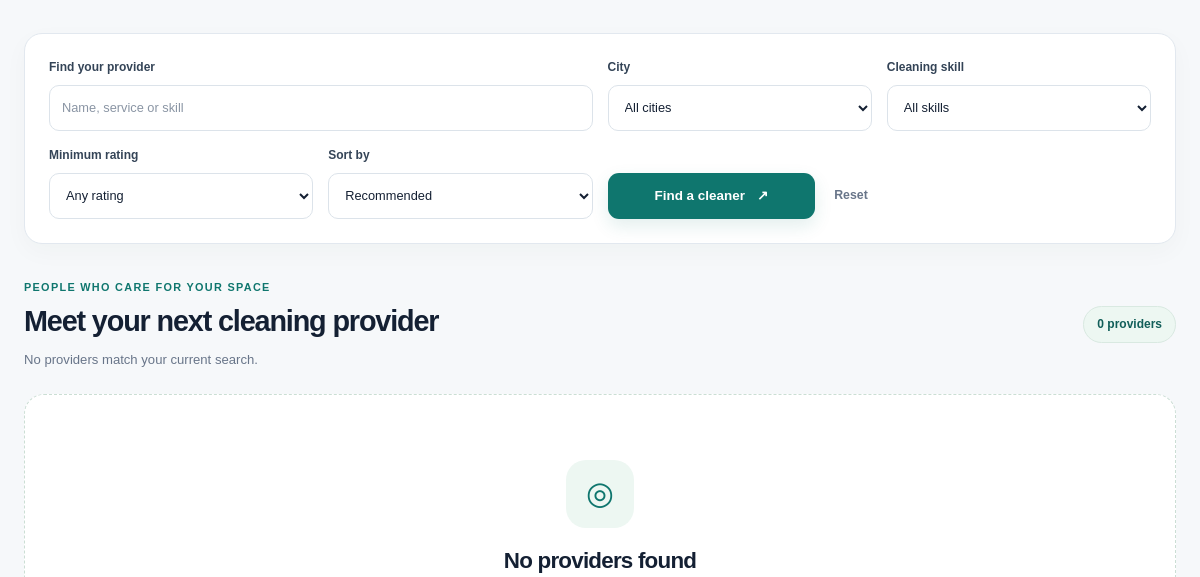
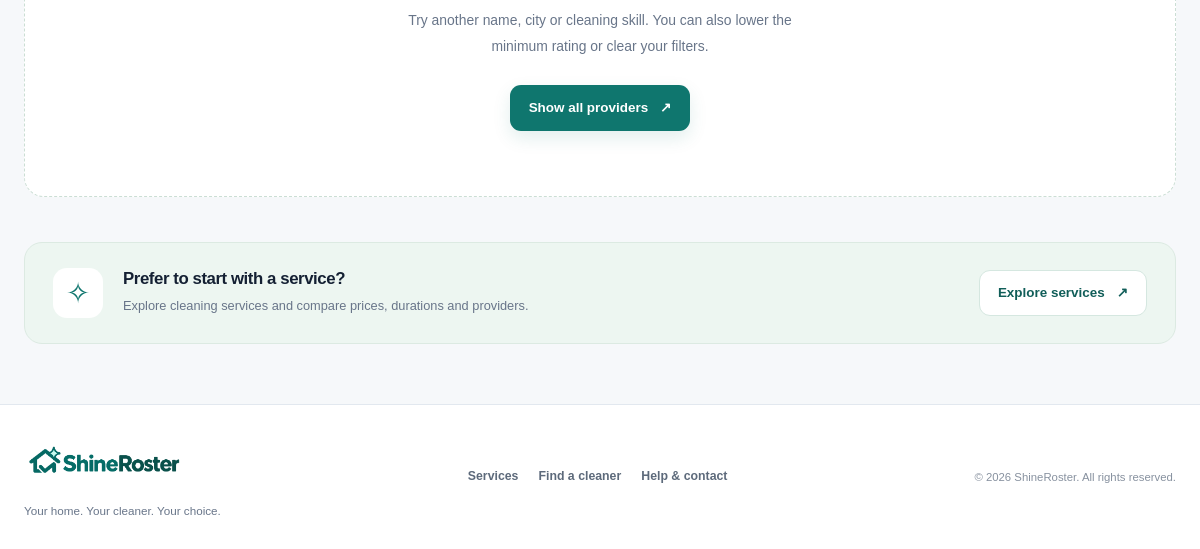
Page /providers.php (lower part) on the earlier database version (2 pictures, top to bottom).
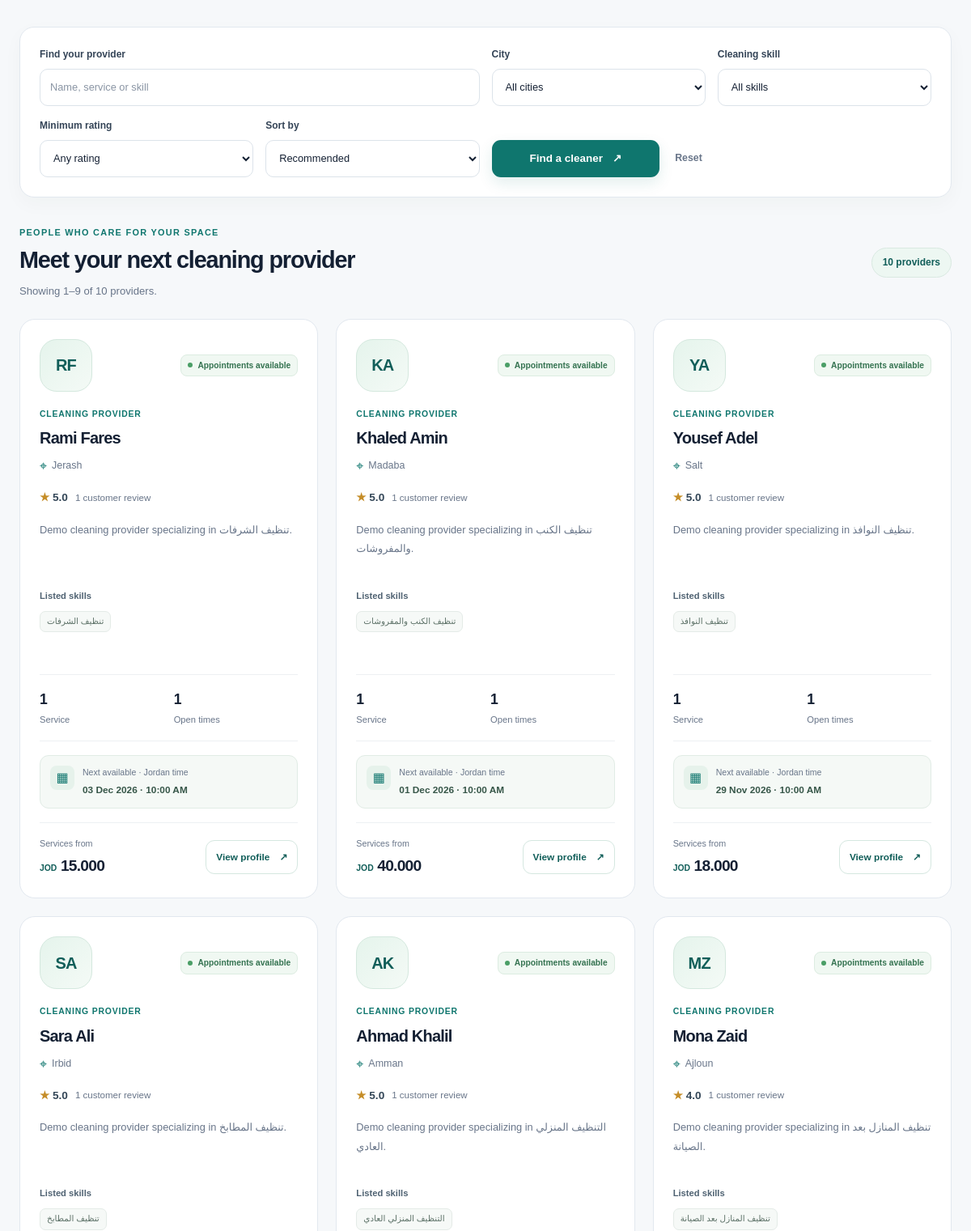
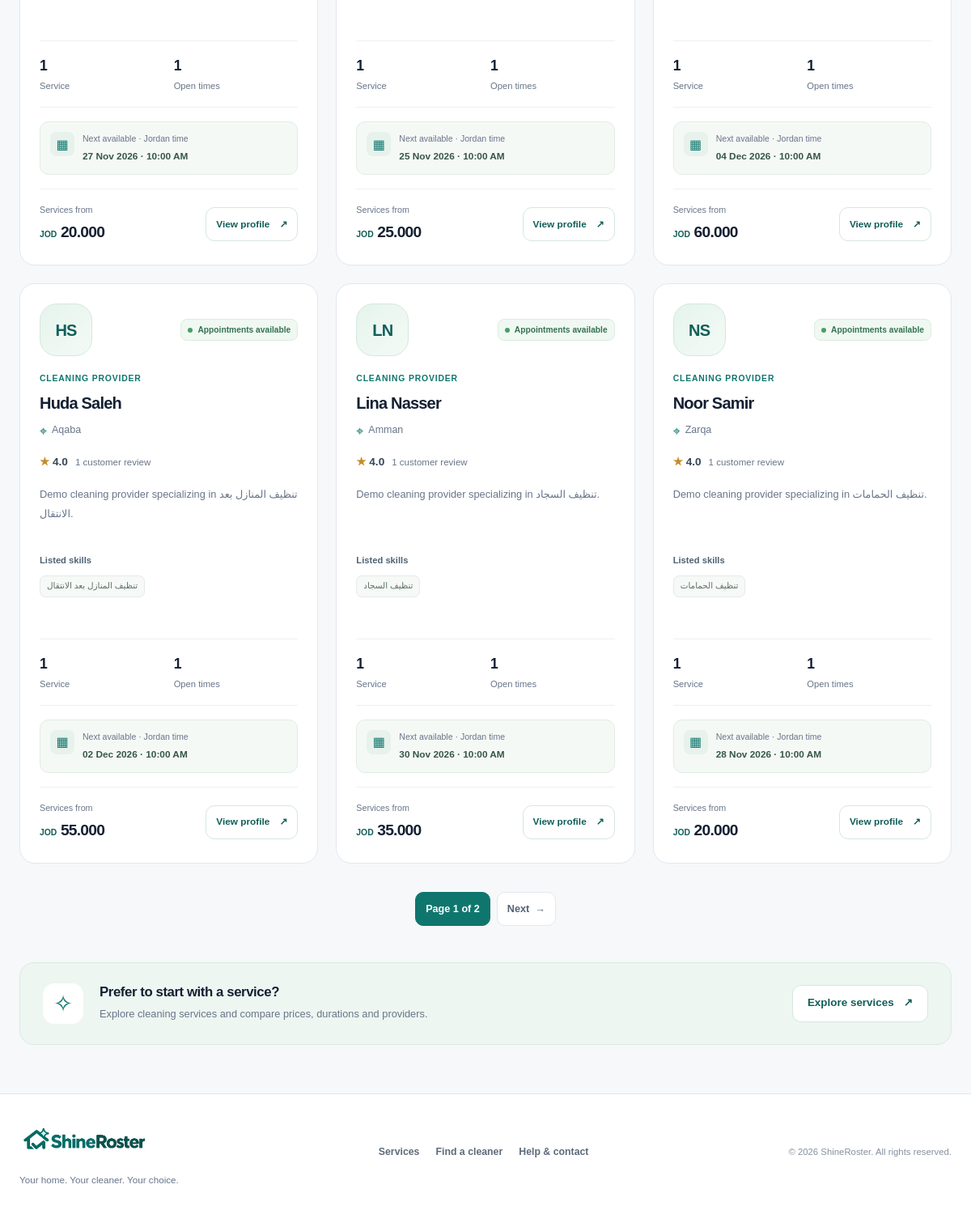
Same page on the later database version (2 pictures, top to bottom).
### tables this page shows
CREATE TABLE users (
    id INT UNSIGNED AUTO_INCREMENT PRIMARY KEY,
    full_name VARCHAR(100) NOT NULL,
    email VARCHAR(190) NOT NULL UNIQUE,
    phone VARCHAR(20) NOT NULL,
    password_hash VARCHAR(255) NOT NULL,
    role VARCHAR(20) NOT NULL DEFAULT 'customer',
    is_active TINYINT NOT NULL DEFAULT 1,
    created_at DATETIME NOT NULL DEFAULT CURRENT_TIMESTAMP,
    updated_at DATETIME NOT NULL DEFAULT CURRENT_TIMESTAMP ON UPDATE CURRENT_TIMESTAMP
);

### providers.php (the view, shortened to what the changed rows need)
<?php
require_once __DIR__ . '/includes/init.php';
$search = inputText($_GET, 'search', 120);
$city = inputText($_GET, 'city', 100);
$sort = inputText($_GET, 'sort', 30);
$ratingValue = inputText($_GET, 'rating', 10);
$allowedSorts = ['recommended', 'rating', 'price_low', 'price_high', 'newest'];
if (!in_array($sort, $allowedSorts, true)) {
    $sort = 'recommended';
}
$allowedRatings = ['0', '3', '4', '4.5'];
if (!in_array($ratingValue, $allowedRatings, true)) {
    $ratingValue = '0';
}
$minimumRating = (float) $ratingValue;
if (isset($_GET['skill_id'])) {
    $skillId = filter_var($_GET['skill_id'], FILTER_VALIDATE_INT, [
        'options' => ['min_range' => 1]
    ]);
} else {
    $skillId = filter_var(null, FILTER_VALIDATE_INT, [
        'options' => ['min_range' => 1]
    ]);
}
if ($skillId === false) {
    $skillId = 0;
} else {
    $skillId = (int) $skillId;
}
if (isset($_GET['page'])) {
    $page = filter_var($_GET['page'], FILTER_VALIDATE_INT, ['options' => ['min_range' => 1]]);
} else {
    $page = filter_var(null, FILTER_VALIDATE_INT, ['options' => ['min_range' => 1]]);
}
if ($page === false) {
    $page = 1;
} else {
    $page = max(1, (int) $page);
}
$directory = new ProviderDirectory($db);
$cities = $directory->getCities();
$result = $directory->search($search, $city, $skillId, $minimumRating, $sort, $page);
$providers = $result['providers'];
$total = $result['total'];
$page = $result['page'];
$pages = $result['pages'];
$perPage = $result['per_page'];
if ($total > 0) {
    $firstResult = ($page - 1) * $perPage + 1;
} else {
    $firstResult = 0;
}
$lastResult = min($page * $perPage, $total);
function pageUrl($targetPage, $search, $city, $skillId, $ratingValue, $sort)
{
    $query = [
        'sort' => $sort,
        'page' => $targetPage
    ];
    return 'providers.php?' . http_build_query($query);
}
?>
<!DOCTYPE html>
<html lang="en">
<head>
    <link rel="stylesheet" href="css/style.css">
    <link rel="stylesheet" href="css/services.css">
    <link rel="stylesheet" href="css/providers.css">
</head>
<body class="services-page providers-page">
    <main id="directory-main">
        <section
            class="catalog-section"
            id="provider-results"
            aria-labelledby="provider-results-title"
        >
            <div class="catalog-container">
                <div class="catalog-results-heading">
                    <div>
                        <span class="catalog-eyebrow">
                            People who care for your space
                        </span>
                        <h2 id="provider-results-title">
                            Meet your next cleaning provider
                        </h2>
                        <p>
                            <?php if ($total > 0): ?>
                                Showing <?= $firstResult ?>–<?= $lastResult ?>
                                of <?= $total ?>
                                <?php if ($total === 1) {
                                    echo 'provider';
                                } else {
                                    echo 'providers';
                                } ?>.
                            <?php else: ?>
                                No providers match your current search.
                            <?php endif; ?>
                        </p>
                    </div>
                    <span class="catalog-results-count">
                        <?= $total ?>
                        <?php if ($total === 1) {
                            echo 'provider';
                        } else {
                            echo 'providers';
                        } ?>
                    </span>
                </div>
                <?php if ($providers): ?>
                    <div class="catalog-grid directory-grid">
                        <?php foreach ($providers as $provider): ?>
                            <?php
                            $nameParts = explode(' ', trim($provider['full_name']));
                            $initials = '';
                            if ($nameParts) {
                                $initials = mb_substr($nameParts[0], 0, 1, 'UTF-8');
                                if (count($nameParts) > 1) {
                                    $initials .= mb_substr(
                                        $nameParts[count($nameParts) - 1],
                                        0,
                                        1,
                                        'UTF-8'
                                    );
                                }
                            }
                            $initials = mb_strtoupper($initials, 'UTF-8');
                            $reviewCount = (int) $provider['review_count'];
                            $serviceCount = (int) $provider['service_count'];
                            $availableCount = (int) $provider['available_count'];
                            $visibleSkills = array_slice($provider['skills'], 0, 3);
                            $bio = trim((string) $provider['bio']);
                            $profileUrl = 'provider-details.php?id=' . (int) $provider['id'];
                            if ($provider['next_appointment']) {
                                $nextAppointment = strtotime($provider['next_appointment']);
                            } else {
                                $nextAppointment = null;
                            }
                            ?>
                            <article class="catalog-card directory-card">
                                <div class="directory-card-top">
                                    <span
                                        class="directory-avatar"
                                        aria-hidden="true"
                                    >
                                        <?= escapeHtml($initials) ?>
                                    </span>
                                    <?php if ($availableCount > 0): ?>
                                        <span class="catalog-availability">
                                            <span aria-hidden="true"></span>
                                            Appointments available
                                        </span>
                                    <?php else: ?>
                                        <span class="catalog-availability catalog-availability-muted">
                                            No open appointments
                                        </span>
                                    <?php endif; ?>
                                </div>
                                <div class="directory-heading">
                                    <span class="directory-provider-label">
                                        Cleaning provider
                                    </span>
                                    <h3 dir="auto">
                                        <?= escapeHtml($provider['full_name']) ?>
                                    </h3>
                                    <p class="directory-city">
                                        <span aria-hidden="true">⌖</span>
                                        <span dir="auto">
                                            <?= escapeHtml($provider['city']) ?>
                                        </span>
                                    </p>
                                </div>
                                <div class="directory-review">
                                    <?php if ($reviewCount > 0): ?>
                                        <strong>
                                            <span aria-hidden="true">★</span>
                                            <?= number_format(
                                                (float) $provider['average_rating'],
                                                1
                                            ) ?>
                                        </strong>
                                        <span>
                                            <?= $reviewCount ?>
                                            <?php if ($reviewCount === 1) {
                                                echo 'customer review';
                                            } else {
                                                echo 'customer reviews';
                                            } ?>
                                        </span>
                                    <?php else: ?>
                                        <strong>New provider</strong>
                                        <span>No reviews yet</span>
                                    <?php endif; ?>
                                </div>
                                <p class="directory-bio" dir="auto">
                                    <?php if ($bio !== '') {
                                        echo escapeHtml($bio);
                                    } else {
                                        echo escapeHtml(
                                            'Explore this provider’s cleaning services and available appointments.'
                                        );
                                    } ?>
                                </p>
                                <div class="directory-skills-section">
                                    <span class="directory-section-label">
                                        Listed skills
                                    </span>
                                    <div class="catalog-skills directory-skills">
                                        <?php if ($visibleSkills): ?>
                                            <?php foreach ($visibleSkills as $skillName): ?>
                                                <span dir="auto">
                                                    <?= escapeHtml($skillName) ?>
                                                </span>
                                            <?php endforeach; ?>
                                        <?php else: ?>
                                            <span class="catalog-skill-empty">
                                                No skills listed
                                            </span>
                                        <?php endif; ?>
                                    </div>
                                </div>
                                <div class="directory-stats">
                                    <div>
                                        <strong><?= $serviceCount ?></strong>
                                        <span>
                                            <?php if ($serviceCount === 1) {
                                                echo 'Service';
                                            } else {
                                                echo 'Services';
                                            } ?>
                                        </span>
                                    </div>
                                    <div>
                                        <strong><?= $availableCount ?></strong>
                                        <span>Open times</span>
                                    </div>
                                </div>
                                <div class="directory-next-appointment">
                                    <span aria-hidden="true">▦</span>
                                    <div>
                                        <?php if ($nextAppointment): ?>
                                            <span>Next available · Jordan time</span>
                                            <strong>
                                                <?= escapeHtml(
                                                    date('d M Y · g:i A', $nextAppointment)
                                                ) ?>
                                            </strong>
                                        <?php endif; ?>
                                    </div>
                                </div>
                                <div class="catalog-card-bottom">
                                    <div class="catalog-price">
                                        <span>Services from</span>
                                        <strong>
                                            <small>JOD</small>
                                            <?= number_format(
                                                (float) $provider['minimum_price'],
                                                3
                                            ) ?>
                                        </strong>
                                    </div>
                                    <a
                                        class="catalog-button catalog-button-secondary"
                                        href="<?= escapeHtml($profileUrl) ?>"
                                        aria-label="<?= escapeHtml(
                                            'View ' . $provider['full_name'] . ' provider profile'
                                        ) ?>"
                                    >
                                        View profile
                                        <span aria-hidden="true">↗</span>
                                    </a>
                                </div>
                            </article>
                        <?php endforeach; ?>
                    </div>
                    <?php if ($pages > 1): ?>
                        <nav
                            class="catalog-pagination"
                            aria-label="Providers pagination"
                        >
                            <span
                                class="catalog-page-current"
                                aria-current="page"
                            >
                                Page <?= $page ?> of <?= $pages ?>
                            </span>
                            <?php if ($page < $pages): ?>
                                <a href="<?= escapeHtml(
                                    pageUrl(
                                        $page + 1,
                                        $search,
                                        $city,
                                        $skillId,
                                        $ratingValue,
                                        $sort
                                    )
                                ) ?>">
                                    Next
                                    <span aria-hidden="true">→</span>
                                </a>
                            <?php endif; ?>
                        </nav>
                    <?php endif; ?>
                <?php else: ?>
                    <div class="catalog-empty">
                        <span
                            class="catalog-empty-icon"
                            aria-hidden="true"
                        >
                            ◎
                        </span>
                        <h3>No providers found</h3>
                        <p>
                            Try another name, city or cleaning skill.
                            You can also lower the minimum rating or
                            clear your filters.
                        </p>
                        <a
                            class="catalog-button catalog-button-primary"
                            href="providers.php"
                        >
                            Show all providers
                            <span aria-hidden="true">↗</span>
                        </a>
                    </div>
                <?php endif; ?>
                <aside class="catalog-help">
                    <div>
                        <h2>Prefer to start with a service?</h2>
                    </div>
                </aside>
            </div>
        </section>
    </main>
</body>
</html>

Differences in the rows shown:
added users: full_name "RF", shows "Appointments available", full_name "Rami Fares", city "Jerash", average_rating "5.0", is_active "1", shows "customer review", bio "Demo cleaning provider specializing in تنظيف الشرفات.", skillName "تنظيف الشرفات", shows "Service", nextAppointment "03 Dec 2026 · 10:00 AM", minimum_price "15.000"
added users: full_name "KA", shows "Appointments available", full_name "Khaled Amin", city "Madaba", average_rating "5.0", is_active "1", shows "customer review", bio "Demo cleaning provider specializing in تنظيف الكنب والمفروشات.", skillName "تنظيف الكنب والمفروشات", shows "Service", nextAppointment "01 Dec 2026 · 10:00 AM", minimum_price "40.000"
added users: full_name "YA", shows "Appointments available", full_name "Yousef Adel", city "Salt", average_rating "5.0", is_active "1", shows "customer review", bio "Demo cleaning provider specializing in تنظيف النوافذ.", skillName "تنظيف النوافذ", shows "Service", nextAppointment "29 Nov 2026 · 10:00 AM", minimum_price "18.000"
added users: full_name "SA", shows "Appointments available", full_name "Sara Ali", city "Irbid", average_rating "5.0", is_active "1", shows "customer review", bio "Demo cleaning provider specializing in تنظيف المطابخ.", skillName "تنظيف المطابخ", shows "Service", nextAppointment "27 Nov 2026 · 10:00 AM", minimum_price "20.000"
added users: full_name "AK", shows "Appointments available", full_name "Ahmad Khalil", city "Amman", average_rating "5.0", is_active "1", shows "customer review", bio "Demo cleaning provider specializing in التنظيف المنزلي العادي.", skillName "التنظيف المنزلي العادي", shows "Service", nextAppointment "25 Nov 2026 · 10:00 AM", minimum_price "25.000"
added users: full_name "MZ", shows "Appointments available", full_name "Mona Zaid", city "Ajloun", average_rating "4.0", is_active "1", shows "customer review", bio "Demo cleaning provider specializing in تنظيف المنازل بعد الصيانة.", skillName "تنظيف المنازل بعد الصيانة", shows "Service", nextAppointment "04 Dec 2026 · 10:00 AM", minimum_price "60.000"
added users: full_name "HS", shows "Appointments available", full_name "Huda Saleh", city "Aqaba", average_rating "4.0", is_active "1", shows "customer review", bio "Demo cleaning provider specializing in تنظيف المنازل بعد الانتقال.", skillName "تنظيف المنازل بعد الانتقال", shows "Service", nextAppointment "02 Dec 2026 · 10:00 AM", minimum_price "55.000"
added users: full_name "LN", shows "Appointments available", full_name "Lina Nasser", city "Amman", average_rating "4.0", is_active "1", shows "customer review", bio "Demo cleaning provider specializing in تنظيف السجاد.", skillName "تنظيف السجاد", shows "Service", nextAppointment "30 Nov 2026 · 10:00 AM", minimum_price "35.000"
added users: full_name "NS", shows "Appointments available", full_name "Noor Samir", city "Zarqa", average_rating "4.0", is_active "1", shows "customer review", bio "Demo cleaning provider specializing in تنظيف الحمامات.", skillName "تنظيف الحمامات", shows "Service", nextAppointment "28 Nov 2026 · 10:00 AM", minimum_price "20.000"
Other differences:
$firstResult: (not shown) → "1"
$lastResult: (not shown) → "9"
$total: (not shown) → "10"
$total: "0" → "10"
$page: (not shown) → "1"
$pages: (not shown) → "2"
text no longer shown: "No providers match your current search. ◎ No providers found Try another name, city or cleaning skill. You can also lower the minimum rating or clear your filters. Show all providers ↗"
text now shown: "Showing – of providers . Page of Next →"
